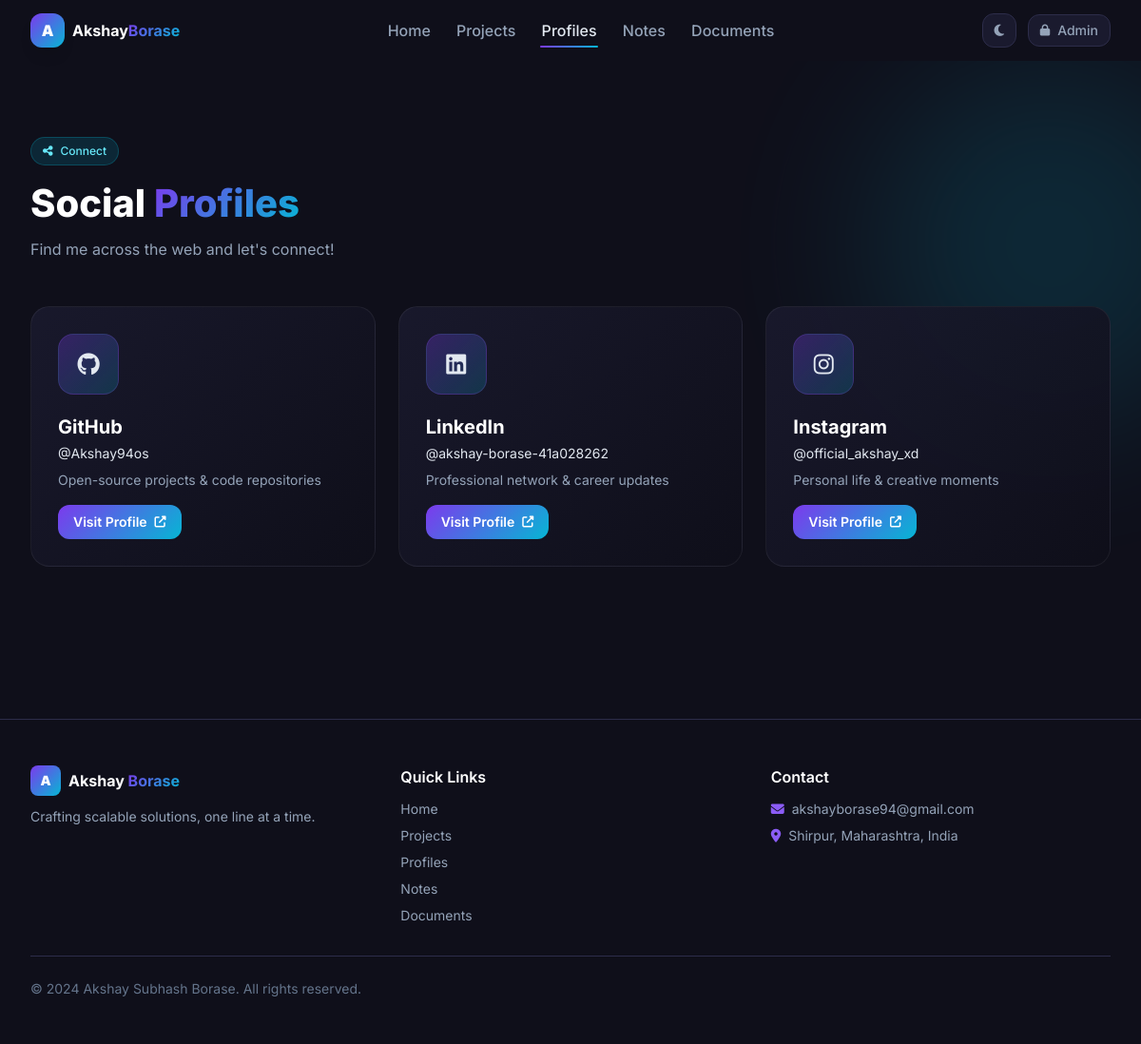
/profiles/, run on the app's committed database.
### main/models.py (models this page shows, shortened)
class SocialProfile(models.Model):
    platform_name = models.CharField(max_length=100)
    profile_url = models.URLField()
    icon_name = models.CharField(max_length=100, default='link', help_text='Font Awesome icon class or emoji')
    username = models.CharField(max_length=150, blank=True, default='')
    description = models.CharField(max_length=300, blank=True, default='')
    order = models.IntegerField(default=0)
    created_at = models.DateTimeField(auto_now_add=True)
    class Meta:
        ordering = ['order', 'platform_name']

class Footer(models.Model):
    copyright_text = models.CharField(max_length=300, default='© 2024 Akshay Subhash Borase. All rights reserved.')
    tagline = models.CharField(max_length=300, default='Crafting scalable solutions, one line at a time.')
    contact_email = models.EmailField(default='akshayborase94@gmail.com')
    contact_phone = models.CharField(max_length=20, blank=True, default='')
    address = models.CharField(max_length=300, blank=True, default='Shirpur, Maharashtra, India')
    updated_at = models.DateTimeField(auto_now=True)
    class Meta:
        verbose_name = 'Footer'

### main/views.py (the view)
# urls.py: path('profiles/', views.profiles_page, name='profiles'),
def profiles_page(request):
    social_profiles = SocialProfile.objects.all()
    context = {
        'social_profiles': social_profiles,
        'social_form': SocialProfileForm(),
    }
    return render(request, 'profiles.html', context)

### main/context_processors.py (called while the page is built)
def global_context(request):
    profile = Profile.objects.first()
    footer = Footer.objects.first()
    is_admin_logged_in = request.session.get('admin_logged_in', False)
    is_doc_gate_open = request.session.get('doc_gate_open', False)
    return {
        'global_profile': profile,
        'global_footer': footer,
        'is_admin_logged_in': is_admin_logged_in,
        'is_doc_gate_open': is_doc_gate_open,
    }

### templates/profiles.html (shortened to what this page needs)
{% extends "base.html" %}
{% load static %}
{% block content %}
<section class="py-20 relative overflow-hidden">
  <div class="orb w-96 h-96 bg-accent-500 top-0 -right-24 opacity-15"></div>
  <div class="max-w-7xl mx-auto px-4 sm:px-6 lg:px-8 relative z-10">
    <div class="flex items-center justify-between mb-12">
      <div id="page-header">
        <div class="inline-flex items-center gap-2 px-3 py-1.5 rounded-full bg-accent-500/15 border border-accent-500/25 text-cyan-300 text-xs font-medium mb-4">
          <i class="fas fa-share-alt text-xs"></i> Connect
        </div>
        <h1 class="section-title text-white mb-3">Social <span class="grad-text">Profiles</span></h1>
        <p class="text-slate-400">Find me across the web and let's connect!</p>
      </div>
    </div>
    <div class="grid sm:grid-cols-2 lg:grid-cols-3 gap-6" id="socials-grid">
      {% for sp in social_profiles %}
      <div class="social-card group gsap-reveal" id="social-card-{{ sp.id }}">
        <div class="flex items-start justify-between mb-5">
          <div class="w-16 h-16 rounded-2xl bg-gradient-to-br from-primary-600/30 to-accent-500/20
               border border-primary-500/20 flex items-center justify-center text-3xl">
            {% if sp.icon_name|slice:":3" == "fab" or sp.icon_name|slice:":3" == "fas" %}
            <i class="{{ sp.icon_name }} text-primary-300 text-2xl"></i>
            {% else %}{{ sp.icon_name|default:"🌐" }}{% endif %}
          </div>
        </div>
        <h3 class="text-xl font-bold text-white mb-1">{{ sp.platform_name }}</h3>
        {% if sp.username %}<p class="text-sm text-primary-400 mb-2">@{{ sp.username }}</p>{% endif %}
        {% if sp.description %}<p class="text-sm text-slate-400 mb-4">{{ sp.description }}</p>{% endif %}
        <a href="{{ sp.profile_url }}" target="_blank" rel="noopener"
           class="inline-flex items-center gap-2 btn-primary px-4 py-2 rounded-xl text-sm mt-auto">
          Visit Profile <i class="fas fa-external-link-alt text-xs"></i>
        </a>
      </div>
      {% empty %}
      <div class="col-span-full text-center py-20 text-slate-500">
        <i class="fas fa-share-alt text-6xl mb-4 block opacity-20"></i>
        <p class="text-lg">No social profiles added yet.</p>
      </div>
      {% endfor %}
    </div>
  </div>
</section>
{% endblock %}

### templates/base.html (shortened to what this page needs)
<!DOCTYPE html>
<html lang="en" class="dark" id="html-root">
{% load static %}
<head>
  <script src="https://cdn.tailwindcss.com"></script>
  <link rel="stylesheet" href="https://cdnjs.cloudflare.com/ajax/libs/font-awesome/6.5.0/css/all.min.css"/>
  <link rel="stylesheet" href="{% static 'css/style.css' %}"/>
</head>
<body class="bg-[#0F0F1A] text-slate-200 min-h-screen">
<nav id="navbar" class="fixed top-0 left-0 right-0 z-50 transition-all duration-300">
  <div class="max-w-7xl mx-auto px-4 sm:px-6 lg:px-8">
    <div class="flex items-center justify-between h-16">
      <a href="{% url 'home' %}" class="flex items-center gap-2 group">
        <div class="w-9 h-9 rounded-xl bg-gradient-to-br from-primary-600 to-accent-500 flex items-center justify-center text-white font-black text-base shadow-lg group-hover:scale-110 transition-transform">A</div>
        <span class="font-bold text-white hidden sm:block">Akshay<span class="grad-text">Borase</span></span>
      </a>
      <div class="hidden md:flex items-center gap-6">
        <a href="{% url 'home' %}"      class="nav-link {% if request.resolver_match.url_name == 'home' %}active{% endif %}">Home</a>
        <a href="{% url 'projects' %}"  class="nav-link {% if 'project' in request.resolver_match.url_name %}active{% endif %}">Projects</a>
        <a href="{% url 'profiles' %}"  class="nav-link {% if request.resolver_match.url_name == 'profiles' %}active{% endif %}">Profiles</a>
        <a href="{% url 'notes' %}"     class="nav-link {% if request.resolver_match.url_name == 'notes' %}active{% endif %}">Notes</a>
        <a href="{% url 'documents' %}" class="nav-link {% if request.resolver_match.url_name == 'documents' %}active{% endif %}">Documents</a>
      </div>
      <div class="flex items-center gap-3">
        <button id="theme-toggle" title="Toggle theme"
          class="w-9 h-9 rounded-xl bg-dark-card border border-dark-border flex items-center justify-center hover:border-primary-500 transition-all">
          <i class="fas fa-moon text-slate-400 text-sm" id="theme-icon"></i>
        </button>
        {% if is_admin_logged_in %}
        <button id="admin-logout-btn" title="Admin Logout"
          class="flex items-center gap-2 px-3 py-1.5 rounded-xl bg-primary-600/20 border border-primary-500/40 text-primary-300 text-sm font-medium hover:bg-primary-600/30 transition-all admin-active">
          <i class="fas fa-shield-alt text-xs"></i><span class="hidden sm:inline">Admin</span>
          <i class="fas fa-sign-out-alt text-xs ml-1"></i>
        </button>
        {% else %}
        <button id="admin-login-btn" title="Admin Login"
          class="flex items-center gap-2 px-3 py-1.5 rounded-xl bg-dark-card border border-dark-border text-slate-400 text-sm font-medium hover:border-primary-500 hover:text-primary-300 transition-all">
          <i class="fas fa-lock text-xs"></i><span class="hidden sm:inline">Admin</span>
        </button>
        {% endif %}
      </div>
    </div>
  </div>
</nav>
<main class="pt-16">
  {% block content %}{% endblock %}
</main>
<footer class="border-t border-dark-border mt-20" id="site-footer">
  <div class="max-w-7xl mx-auto px-4 sm:px-6 lg:px-8 py-12">
    <div class="grid md:grid-cols-3 gap-8 mb-8">
      <div>
        <div class="flex items-center gap-2 mb-3">
          <div class="w-8 h-8 rounded-lg bg-gradient-to-br from-primary-600 to-accent-500 flex items-center justify-center text-white font-black text-sm">A</div>
          <span class="font-bold text-white">Akshay <span class="grad-text">Borase</span></span>
        </div>
        <p class="text-slate-400 text-sm" id="footer-tagline">{{ global_footer.tagline|default:"Crafting scalable solutions, one line at a time." }}</p>
      </div>
      <div>
        <h3 class="font-semibold text-white mb-3">Quick Links</h3>
        <div class="flex flex-col gap-2 text-sm">
          <a href="{% url 'home' %}"      class="text-slate-400 hover:text-primary-400 transition-colors">Home</a>
          <a href="{% url 'projects' %}"  class="text-slate-400 hover:text-primary-400 transition-colors">Projects</a>
          <a href="{% url 'profiles' %}"  class="text-slate-400 hover:text-primary-400 transition-colors">Profiles</a>
          <a href="{% url 'notes' %}"     class="text-slate-400 hover:text-primary-400 transition-colors">Notes</a>
          <a href="{% url 'documents' %}" class="text-slate-400 hover:text-primary-400 transition-colors">Documents</a>
        </div>
      </div>
      <div>
        <h3 class="font-semibold text-white mb-3">Contact</h3>
        <div class="flex flex-col gap-2 text-sm text-slate-400">
          <a href="mailto:{{ global_footer.contact_email|default:'akshayborase94@gmail.com' }}" id="footer-email"
             class="flex items-center gap-2 hover:text-primary-400 transition-colors">
            <i class="fas fa-envelope text-primary-500"></i>
            {{ global_footer.contact_email|default:"akshayborase94@gmail.com" }}
          </a>
          {% if global_footer.address %}
          <span class="flex items-center gap-2">
            <i class="fas fa-map-marker-alt text-primary-500"></i>
            <span id="footer-address">{{ global_footer.address }}</span>
          </span>
          {% endif %}
        </div>
      </div>
    </div>
    <div class="border-t border-dark-border pt-6 flex flex-col sm:flex-row items-center justify-between gap-4">
      <p class="text-slate-500 text-sm" id="footer-copyright">{{ global_footer.copyright_text|default:"© 2024 Akshay Subhash Borase. All rights reserved." }}</p>
    </div>
  </div>
</footer>
</body>
</html>

### static/css/style.css (style rules this page uses)
.btn-primary { background: linear-gradient(135deg, #7C3AED, #06B6D4); color: #fff; font-weight: 600; border: none; cursor: pointer; transition: opacity .2s, transform .15s, box-shadow .2s; display: inline-flex; align-items: center; justify-content: center; gap: .5rem; }
.section-title { font-size: clamp(1.75rem, 4vw, 2.5rem); font-weight: 800; line-height: 1.2; }
.orb { position: absolute; border-radius: 50%; filter: blur(80px); opacity: .25; pointer-events: none; }
.social-card { background: linear-gradient(135deg, rgba(26,26,46,.9), rgba(15,15,26,.9)); border: 1px solid rgba(255,255,255,.06); border-radius:1.25rem; padding:1.75rem; transition: all .3s; position:relative; overflow:hidden; }
.social-card::before { content:''; position:absolute; inset:0; background: linear-gradient(135deg, rgba(124,58,237,.1), rgba(6,182,212,.05)); opacity:0; transition:opacity .3s; }

### templates/base.html (style rules this page uses)
:root { --primary:#7C3AED; --accent:#06B6D4; }
body { font-family:'Inter',sans-serif; }
.grad-text { background:linear-gradient(135deg,#7C3AED,#06B6D4); -webkit-background-clip:text; -webkit-text-fill-color:transparent; background-clip:text; }
.nav-link { position:relative; padding:.25rem .1rem; color:#94A3B8; transition:color .2s; font-weight:500; }
.nav-link::after { content:''; position:absolute; bottom:-2px; left:0; width:0; height:2px; background:linear-gradient(90deg,var(--primary),var(--accent)); transition:width .3s; border-radius:1px; }
.nav-link:hover,.nav-link.active { color:#E2E8F0; }
.nav-link:hover::after,.nav-link.active::after { width:100%; }

### data on the page
SocialProfile: platform_name "GitHub", username "Akshay94os", description "Open-source projects & code repositories"
SocialProfile: platform_name "LinkedIn", username "akshay-borase-41a028262", description "Professional network & career updates"
SocialProfile: platform_name "Instagram", username "official_akshay_xd", description "Personal life & creative moments"
Footer: tagline "Crafting scalable solutions, one line at a time.", contact_email "akshayborase94@gmail.com", address "Shirpur, Maharashtra, India", copyright_text "© 2024 Akshay Subhash Borase. All rights reserved."
